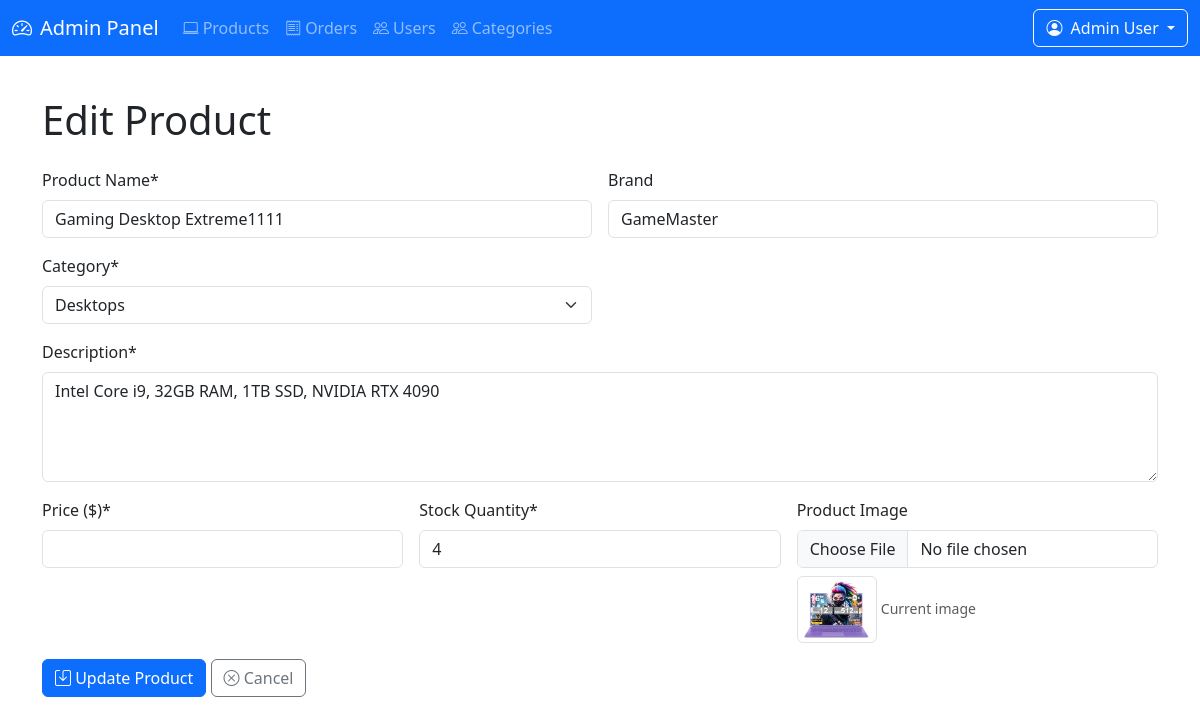
Page /admin/edit_product.php?id=3 (signed in) on the committed database.
### tables this page shows
CREATE TABLE `products` (
  `id` int(11) NOT NULL,
  `name` varchar(255) NOT NULL,
  `description` text DEFAULT NULL,
  `price` decimal(10,2) NOT NULL,
  `image_url` varchar(255) DEFAULT NULL,
  `category` enum('laptop','desktop','accessory','component') NOT NULL,
  `stock` int(11) NOT NULL DEFAULT 0,
  `brand` varchar(100) DEFAULT NULL,
  `rating` decimal(3,2) DEFAULT 0.00,
  `created_at` timestamp NOT NULL DEFAULT current_timestamp(),
  `updated_at` timestamp NOT NULL DEFAULT current_timestamp() ON UPDATE current_timestamp(),
  `category_id` int(11) DEFAULT NULL
);

CREATE TABLE `categories` (
  `id` int(11) NOT NULL,
  `name` varchar(100) NOT NULL,
  `description` text DEFAULT NULL,
  `created_at` timestamp NOT NULL DEFAULT current_timestamp()
);

### admin/edit_product.php (the view, shortened to what this page needs)
<?php
include 'includes/admin_header.php';
require_once '../db/conn.php';
$productId = (int)$_GET['id'];
$product = null;
$categoryQuery = "SELECT id, name FROM categories ORDER BY name";
$categoryResult = mysqli_query($conn, $categoryQuery);
$categories = mysqli_fetch_all($categoryResult, MYSQLI_ASSOC);
$result = mysqli_query($conn, "SELECT * FROM products WHERE id = $productId");
if ($result && mysqli_num_rows($result) > 0) {
    $product = mysqli_fetch_assoc($result);
} else {
    $_SESSION['error'] = "Product not found";
    header("Location: products.php");
    exit();
}
?>
    <div class="container py-4">
        <h1 class="mb-4">Edit Product</h1>
        <form method="POST" enctype="multipart/form-data">
            <div class="row g-3">
                <div class="col-md-6">
                    <label class="form-label">Product Name*</label>
                    <input type="text" class="form-control" name="name"
                           value="<?= htmlspecialchars($product['name']) ?>" required>
                </div>
                <div class="col-md-6">
                    <label class="form-label">Brand</label>
                    <input type="text" class="form-control" name="brand"
                           value="<?= htmlspecialchars($product['brand'] ?? '') ?>">
                </div>
                <div class="col-md-6">
                    <label class="form-label">Category*</label>
                    <select class="form-select" name="category_id" required>
                        <?php foreach ($categories as $category): ?>
                            <option value="<?= $category['id'] ?>" <?= $product['category_id'] === $category['id'] ? 'selected' : '' ?>><?= htmlspecialchars($category['name']) ?></option>
                        <?php endforeach; ?>
                    </select>
                </div>
                <div class="col-12">
                    <label class="form-label">Description*</label>
                    <textarea class="form-control" name="description" rows="4" required><?=
                        htmlspecialchars($product['description'])
                        ?></textarea>
                </div>
                <div class="col-md-4">
                    <label class="form-label">Price ($)*</label>
                    <input type="number" step="0.01" min="0" class="form-control" name="price"
                           value="<?= number_format($product['price'], 2) ?>" required>
                </div>
                <div class="col-md-4">
                    <label class="form-label">Stock Quantity*</label>
                    <input type="number" min="0" class="form-control" name="stock"
                           value="<?= $product['stock'] ?>" required>
                </div>
                <div class="col-md-4">
                    <label class="form-label">Product Image</label>
                    <input type="file" class="form-control" name="image" accept="image/*">
                    <?php if (!empty($product['image_url'])): ?>
                        <div class="mt-2">
                            <img src="../assets/images/<?= htmlspecialchars($product['image_url']) ?>"
                                 width="80" class="img-thumbnail">
                            <small class="text-muted">Current image</small>
                        </div>
                    <?php endif; ?>
                </div>
                <div class="col-12">
                    <button type="submit" class="btn btn-primary">
                        <i class="bi bi-save"></i> Update Product
                    </button>
                    <a href="products.php" class="btn btn-outline-secondary">
                        <i class="bi bi-x-circle"></i> Cancel
                    </a>
                </div>
            </div>
        </form>
    </div>
<?php include 'includes/admin_footer.php'; ?>

### rows in the picture
products: name "Gaming Desktop Extreme1111", brand "GameMaster", category_id "Desktops", description "Intel Core i9, 32GB RAM, 1TB SSD, NVIDIA RTX 4090", stock "4", image_url (picture)

### other values in the picture
$_SESSION['user_name'] "Admin User"
